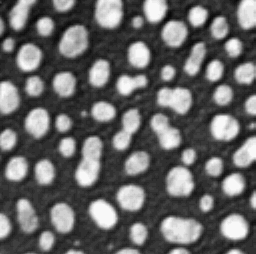
#> input picture docs/21_segmentation_comparison/blobs.tif, 256 x 254 px, found by its file name
$ python 02_Working_with_images.py
#> lines starting #> are read from the running program, lines starting #| are printed output that depends on the picture
#!/usr/bin/env python
# coding: utf-8

# # Working with images
# For analysing image data, we need to open them, apply filters to them, segment objects in the image and do measurements.
#
# See also
# * [Lecture notes on scikit image by Emmanuelle Gouillart](https://scipy-lectures.org/packages/scikit-image/index.html)
# * [Histograms of images](https://opencv-python-tutroals.readthedocs.io/en/latest/py_tutorials/py_imgproc/py_histograms/py_histogram_begins/py_histogram_begins.html)
#
# ## Opening images
# Most images read using the [imread](https://scikit-image.org/docs/dev/api/skimage.io.html#skimage.io.imread) function. In case your image doesn't you should consult the documentation of the given file format.

# In[1]:


from skimage.io import imread

image = imread("blobs.tif")
#> image is the input picture: shape (254, 256) float32; min 8, max 248, mean 103.3


# As shown earlier, images are just matrices of intensities. However, showing them as such is not convenient.

# In[2]:


image


# As a recap, we can show images using [imshow in scikit image](https://scikit-image.org/docs/dev/api/skimage.io.html#skimage.io.imshow).

# In[3]:


from skimage.io import imshow

imshow(image)


# ## Lookup tables (a.k.a. color maps)
# We can also change the [look-up table](https://matplotlib.org/stable/tutorials/colors/colormaps.html), a.k.a. "color map" for the visualization.

# In[5]:


imshow(image, cmap="hot")


# In[6]:


imshow(image, cmap="gray")


# ## Image statistics
# As a recap, we can use [numpy](https://numpy.org/) to determine mean intensity and standard deviation of the image, because it is just a matrix of numbers.

# In[7]:


import numpy as np
np.mean(image)


# In[8]:


np.std(image)


# The histogram of an image represents its grey value distribution. It tells us if there are bright and dark regions.

# In[9]:


number_of_bins = 256
min_max = [0,255]
histogram,bins = np.histogram(image.ravel(),number_of_bins,min_max)
#> histogram = 256 values, max 10396 at index 48, min 0 at index 0, mean 254; bins = 257 values from 0 to 255


# In[10]:


histogram


# In[11]:


bins


# Using matplotlibs' [hist](https://matplotlib.org/stable/api/_as_gen/matplotlib.pyplot.hist.html) function, we can visualize the histogram as plot.

# In[12]:


from matplotlib import pyplot as plt

plt.hist(image.ravel(), number_of_bins, min_max)
plt.show()
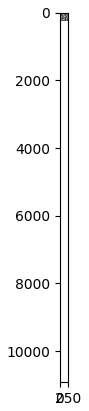
#> figure drawn by matplotlib, 1 panel


# ## Exercise
# Open the `banana020.tif` data set, visualize it in a yellowish lookup table side by side with its histogram and measure the minimum and maximum intensity of the image.

# In[ ]:
